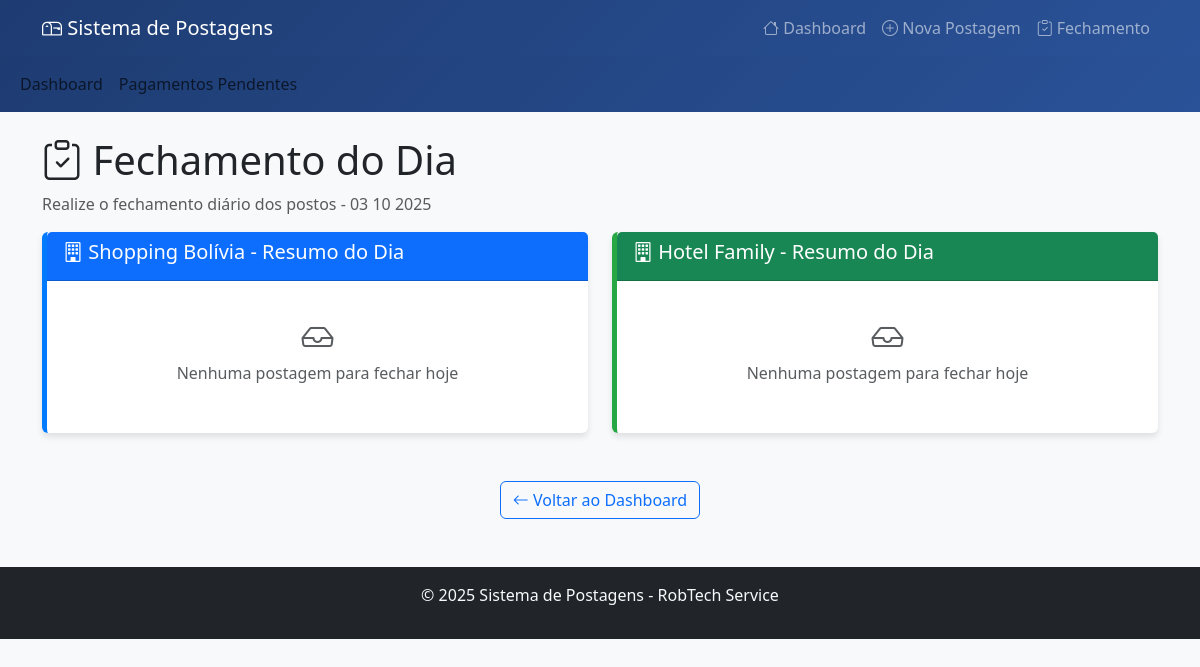
Page /fechamento on the earlier database version.
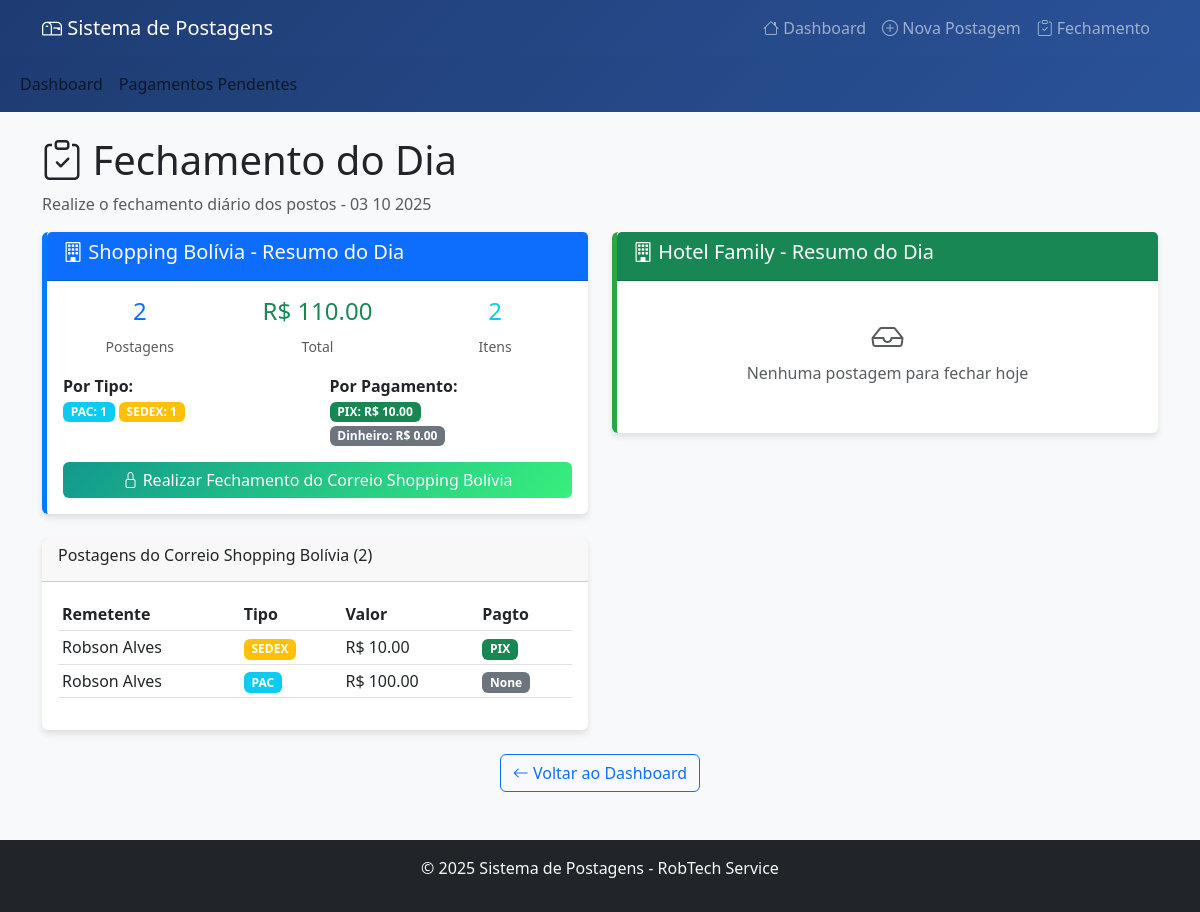
Same page on the later database version.
### tables this page shows
CREATE TABLE postagens (
                id INTEGER PRIMARY KEY AUTOINCREMENT,
                data_postagem DATE NOT NULL,
                posto INTEGER NOT NULL,
                nome_remetente TEXT NOT NULL,
                codigo_rastreio TEXT UNIQUE NOT NULL,
                valor REAL NOT NULL,
                tipo_postagem TEXT NOT NULL CHECK (tipo_postagem IN ('PAC', 'SEDEX')),
                tipo_pagamento TEXT,
                status TEXT DEFAULT 'POSTADO',
                pagamento_pago INTEGER DEFAULT 0,
                data_pagamento DATE,
                observacoes TEXT,
                data_criacao DATETIME DEFAULT CURRENT_TIMESTAMP
            );

### app.py (the view)
@app.route('/fechamento')
def fechamento():
    hoje = date.today().strftime('%d %m %Y')
    hoje_db = date.today().strftime('%Y-%m-%d')
    resumo_posto1 = sistema.resumo_dia(hoje_db, 1)
    resumo_posto2 = sistema.resumo_dia(hoje_db, 2)
    postagens_posto1 = sistema.listar_postagens_dia(hoje_db, 1)
    postagens_posto2 = sistema.listar_postagens_dia(hoje_db, 2)
    return render_template('fechamento.html',
                           resumo_posto1=resumo_posto1,
                           resumo_posto2=resumo_posto2,
                           postagens_posto1=postagens_posto1,
                           postagens_posto2=postagens_posto2,
                           data_hoje=hoje,
                           NOME_POSTO=NOME_POSTO)

### app.py (called while the page is built, shortened)
    def conectar(self):
        return sqlite3.connect(self.db_name)

    def listar_postagens_dia(self, data, posto=None):
        conn = self.conectar()
        cursor = conn.cursor()
        if posto:
            cursor.execute("""
                SELECT id, data_postagem, posto, nome_remetente, codigo_rastreio,
                       valor, tipo_postagem, tipo_pagamento, status, pagamento_pago, data_pagamento, observacoes, data_criacao
                FROM postagens
                WHERE date(data_postagem) = date(?) AND posto = ?
                ORDER BY data_criacao DESC
            """, (data, posto))
        postagens = cursor.fetchall()
        conn.close()
        return postagens

### templates/fechamento.html (shortened to what the changed rows need)
{% extends "base.html" %}
{% block content %}
<div class="row">
    <div class="col-12">
        <h1><i class="bi bi-clipboard-check"></i> Fechamento do Dia</h1>
    </div>
</div>
<div class="row mb-4">
    <div class="col-md-6">
        <div class="card posto-1">
            <div class="card-body">
                {% if resumo_posto1.total_postagens > 0 %}
                    <div class="row text-center mb-3">
                        <div class="col-4">
                            <h4 class="text-primary">{{ resumo_posto1.total_postagens }}</h4>
                            <small class="text-muted">Postagens</small>
                        </div>
                        <div class="col-4">
                            <h4 class="text-success">R$ {{ "%.2f"|format(resumo_posto1.total_valor) }}</h4>
                            <small class="text-muted">Total</small>
                        </div>
                        <div class="col-4">
                            <h4 class="text-info">{{ resumo_posto1.total_pac + resumo_posto1.total_sedex }}</h4>
                            <small class="text-muted">Itens</small>
                        </div>
                    </div>
                    <div class="row mb-3">
                        <div class="col-6">
                            <strong>Por Tipo:</strong><br>
                            <span class="badge bg-info">PAC: {{ resumo_posto1.total_pac }}</span>
                            <span class="badge bg-warning">SEDEX: {{ resumo_posto1.total_sedex }}</span>
                        </div>
                        <div class="col-6">
                            <strong>Por Pagamento:</strong><br>
                            <span class="badge bg-success">PIX: R$ {{ "%.2f"|format(resumo_posto1.total_pix) }}</span><br>
                            <span class="badge bg-secondary">Dinheiro: R$ {{ "%.2f"|format(resumo_posto1.total_dinheiro) }}</span>
                        </div>
                    </div>
                    <button type="button" class="btn btn-success w-100" data-bs-toggle="modal" data-bs-target="#modalFechamento1">
                        <i class="bi bi-lock"></i> Realizar Fechamento do Correio Shopping Bolívia
                    </button>
                {% else %}
                    <div class="text-center text-muted py-3">
                        <i class="bi bi-inbox" style="font-size: 2rem;"></i>
                        <p>Nenhuma postagem para fechar hoje</p>
                    </div>
                {% endif %}
            </div>
        </div>
    </div>
</div>
<div class="row">
    {% if postagens_posto1 %}
    <div class="col-md-6">
        <div class="card">
            <div class="card-header">
                <h6>Postagens do Correio Shopping Bolívia ({{ postagens_posto1|length }})</h6>
            </div>
            <div class="card-body" style="max-height: 300px; overflow-y: auto;">
                <div class="table-responsive">
                    <table class="table table-sm">
                        <thead>
                            <tr>
                                <th>Remetente</th>
                                <th>Tipo</th>
                                <th>Valor</th>
                                <th>Pagto</th>
                            </tr>
                        </thead>
                        <tbody>
                            {% for postagem in postagens_posto1 %}
                            <tr>
                                <td>{{ postagem[3][:20] }}{{ '...' if postagem[3]|length > 20 else '' }}</td>
                                <td><span class="badge bg-{{ 'info' if postagem[6] == 'PAC' else 'warning' }}">{{ postagem[6] }}</span></td>
                                <td>R$ {{ "%.2f"|format(postagem[5]) }}</td>
                                <td><span class="badge bg-{{ 'success' if postagem[7] == 'PIX' else 'secondary' }}">{{ postagem[7] }}</span></td>
                            </tr>
                            {% endfor %}
                        </tbody>
                    </table>
                </div>
            </div>
        </div>
    </div>
    {% endif %}
</div>
{% endblock %}

Differences in the rows shown:
added postagens: nome_remetente "Robson Alves", tipo_postagem "SEDEX", valor "10.00", tipo_pagamento "PIX"
added postagens: nome_remetente "Robson Alves", tipo_postagem "PAC", valor "100.00", postagem "None"
Other differences:
{{ resumo_posto1.total_postagens }}: (not shown) → "2"
{{ "%.2f"|format(resumo_posto1.total_valor) }}: (not shown) → "110.00"
{{ resumo_posto1.total_pac + resumo_posto1.total_sedex }}: (not shown) → "2"
{{ resumo_posto1.total_pac }}: (not shown) → "1"
{{ resumo_posto1.total_sedex }}: (not shown) → "1"
{{ "%.2f"|format(resumo_posto1.total_pix) }}: (not shown) → "10.00"
{{ "%.2f"|format(resumo_posto1.total_dinheiro) }}: (not shown) → "0.00"
{{ postagens_posto1|length }}: (not shown) → "2"
text no longer shown: "Nenhuma postagem para fechar hoje"
text now shown: "Postagens R$ Total Itens Por Tipo: PAC: SEDEX: Por Pagamento: PIX: R$ Dinheiro: R$ Realizar Fechamento do Correio Shopping Bolívia Postagens do Correio Shopping Bolívia ( ) Remetente Tipo Valor Pagto"
